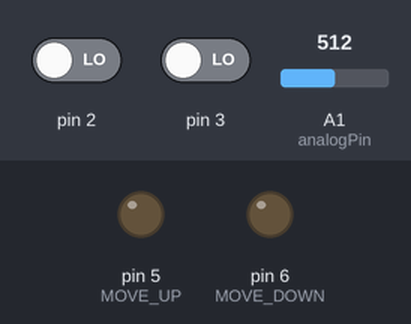
Bench run of a sketch on a simulated Arduino Uno, built with avr-gcc and run on an emulated ATmega328P. Parts: output pins drawn as LEDs (lit = HIGH). The inputs (shaded band) are chosen by the test bench; at power-on: pin 2 LOW, pin 3 LOW, A1 (analogPin) = 512.

Above: at 1.2 s.
1.3 s: pin 2 driven HIGH
At 1.8 s:
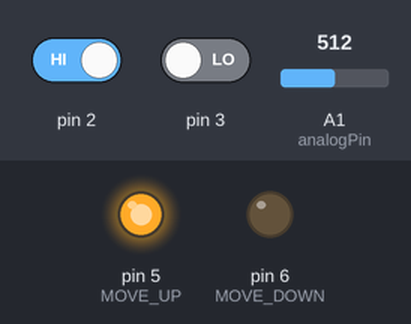
2.8 s: pin 3 driven HIGH
At 4.0 s:
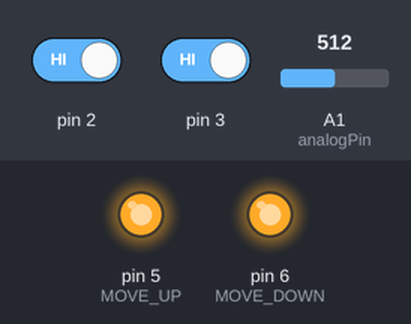
4.3 s: pin 3 driven LOW
At 5.3 s:
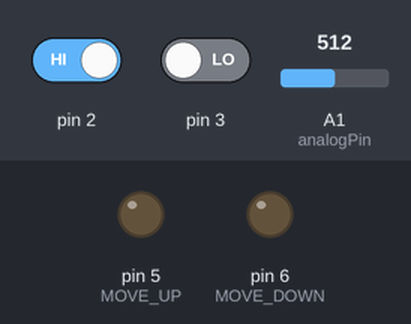
5.8 s: pin 3 driven HIGH
At 6.5 s:
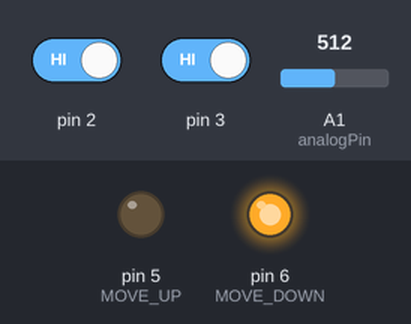
Timing chart, 0 to 8.3 s (numbered marks = the images above; inputs shaded):
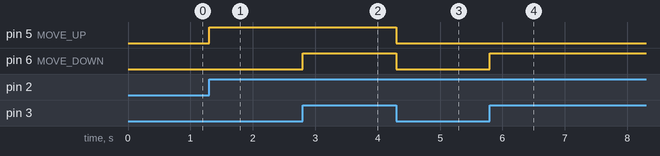

The sketch:

auto_powerwindows.ino
```cpp
#define MOVE_UP 5
#define MOVE_DOWN 6

const bool byCurrentStaticLimit = false;    // count current by const (true) or dynamic (false)
const int CURRENT_LIMIT = 340;              // applied only if byCurrentStaticLimit = true

volatile bool isUp = false;
volatile bool isDown = false;
volatile bool autoUp = false;
volatile bool autoDown = false;
volatile bool interrupted = false;
bool upStarted = false;
bool downStarted = false;
volatile uint32_t timerUp;
volatile uint32_t timerDown;

const int WORKING_TIME_LIMIT = 6000;
const int AUTO_MODE_CLICK_DURANCE = 300;
int previousCurrentAmperes = 0;
int currentAmperes = 0;

uint32_t checkCurrentTimer = millis();
uint32_t checkTimer = millis();
uint32_t checkAmperes = millis();

int analogPin = A1;

void setup() {
  pinMode(MOVE_UP, OUTPUT);
  pinMode(MOVE_DOWN, OUTPUT);
  pinMode(2, INPUT);
  pinMode(3, INPUT);
  attachInterrupt(0, irIsr0, CHANGE);
  attachInterrupt(1, irIsr1, CHANGE);
}

void loop()  {
  if (millis() - checkAmperes > 500) {
    checkAmperes = millis();
    previousCurrentAmperes = currentAmperes;
  }
  currentAmperes = analogRead(analogPin);
  if (byCurrentStaticLimit) {
    if (currentAmperes > CURRENT_LIMIT) {
      stopMoving();
    }
  } else {
    if (millis() - checkCurrentTimer > 100 && (autoDown || autoUp) && (previousCurrentAmperes - currentAmperes > 85)) {
      stopMoving();
    }
  }
  if (millis() - checkTimer > 1000) {
    checkTimer = millis();
  }
  if (isUp && !interrupted) {
    if (autoUp) {
      if (millis() - timerUp > WORKING_TIME_LIMIT) {
        stopMoving();
      } else {
        if (!upStarted) {
          digitalWrite(MOVE_UP, HIGH);
          upStarted = true;
        }
      }
    } else if (digitalRead(2) == HIGH) {
      digitalWrite(MOVE_UP, HIGH);
    } else {
      stopMoving();
    }
  }
  if (isDown && !interrupted) {
    if (autoDown) {
      if (millis() - timerDown > WORKING_TIME_LIMIT) {
        stopMoving();
      } else {
        if (!downStarted) {
          digitalWrite(MOVE_DOWN, HIGH);
          downStarted = true;
        }
      }
    } else if (digitalRead(3) == HIGH) {
      digitalWrite(MOVE_DOWN, HIGH);
    } else {
      stopMoving();
    }
  }
}


volatile uint32_t debounce0;
void irIsr0() {
  checkCurrentTimer = millis();
  if (millis() - debounce0 >= 100 && digitalRead(2) == HIGH) {
    debounce0 = millis();
    if (autoDown) {
      stopMoving();
      interrupted = true;
    } else {
      isUp = true;
      timerUp = millis();
    }
  }
  if (millis() - debounce0 >= 100 && digitalRead(2) == LOW && interrupted) {
    interrupted = false;
    autoDown = false;
  } else
  if (millis() - debounce0 >= 100 && digitalRead(2) == LOW && isUp) {
    debounce0 = millis();
    if (isUp && millis() - timerUp <= AUTO_MODE_CLICK_DURANCE) {
        autoUp = true;
        upStarted = false;
    }
  }
}


volatile uint32_t debounce1;
void irIsr1() {
  checkCurrentTimer = millis();
  if (millis() - debounce1 >= 100 && digitalRead(3) == HIGH) {
    debounce1 = millis();
    if (autoUp) {
      stopMoving();
      interrupted = true;
    } else {
      isDown = true;
      timerDown = millis();
    }
  }
  if (millis() - debounce1 >= 100 && digitalRead(3) == LOW && interrupted) {
    interrupted = false;
    autoUp = false;
  } else
  if (millis() - debounce1 >= 100 && digitalRead(3) == LOW && isDown) {
    debounce1 = millis();
    if (isDown && millis() - timerDown <= AUTO_MODE_CLICK_DURANCE) {
        autoDown = true;
        downStarted = false;
    }
  }
}

void stopMoving() {
  isUp = false;
  isDown = false;
  autoUp = false;
  autoDown = false;
  upStarted = false;
  downStarted = false;
  digitalWrite(MOVE_UP, LOW);
  digitalWrite(MOVE_DOWN, LOW);
  currentAmperes = 0;
  previousCurrentAmperes = 0;
}
```

Measured:
- after the input at 1.3 s, pin 5 (MOVE_UP): LOW → HIGH at once
- after the input at 2.8 s, pin 6 (MOVE_DOWN): LOW → HIGH at once
- after the input at 4.3 s, pin 5 (MOVE_UP), pin 6 (MOVE_DOWN): HIGH → LOW at once
- after the input at 5.8 s, pin 6 (MOVE_DOWN): LOW → HIGH at once
